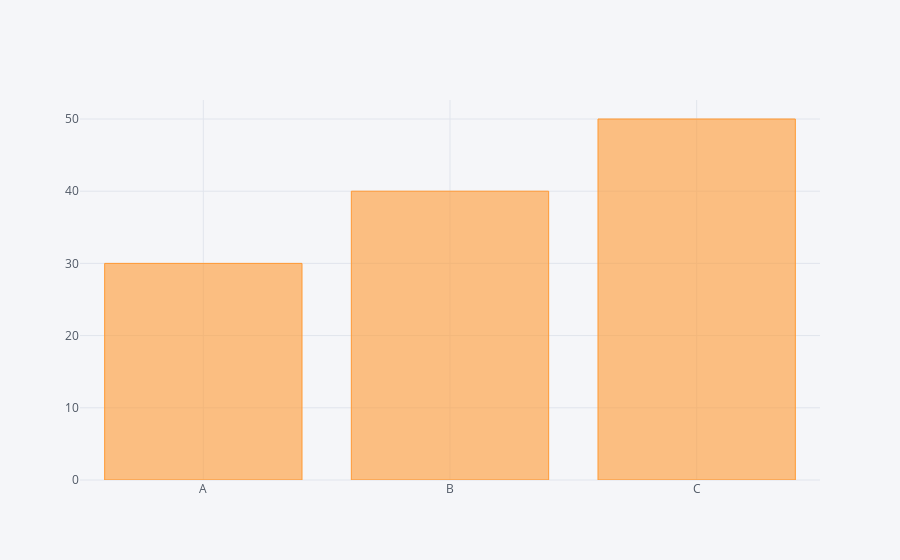

This figure's notebook cell:
### Code cell
df2.iplot(kind='bar',x='Category',y='Value')

### Figure 1 — Plotly figure (JSON) as saved in the notebook; plotly's stock layout.template omitted (floating-point values rounded to 4 significant figures)
{"data": [{"marker": {"color": "rgba(255, 153, 51, 0.6)", "line": {"color": "rgba(255, 153, 51, 1.0)", "width": 1}}, "name": "Value", "orientation": "v", "text": "", "type": "bar", "uid": "f5a33703-32bb-4fac-a72c-d0fc048975f3", "x": ["A", "B", "C"], "y": [30, 40, 50]}], "layout": {"legend": {"bgcolor": "#F5F6F9", "font": {"color": "#4D5663"}}, "paper_bgcolor": "#F5F6F9", "plot_bgcolor": "#F5F6F9", "title": {"font": {"color": "#4D5663"}}, "xaxis": {"gridcolor": "#E1E5ED", "showgrid": true, "tickfont": {"color": "#4D5663"}, "title": {"font": {"color": "#4D5663"}, "text": ""}, "zerolinecolor": "#E1E5ED"}, "yaxis": {"gridcolor": "#E1E5ED", "showgrid": true, "tickfont": {"color": "#4D5663"}, "title": {"font": {"color": "#4D5663"}, "text": ""}, "zerolinecolor": "#E1E5ED"}}}
